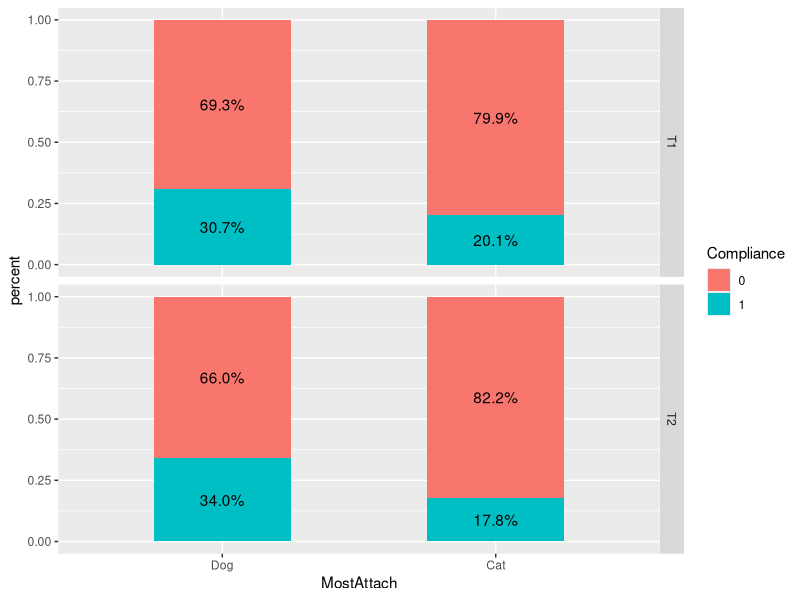
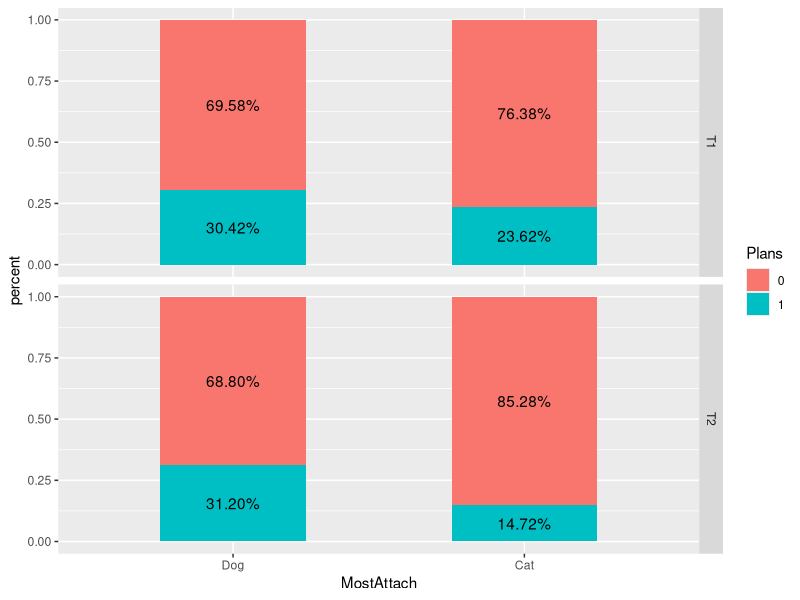

Source code (R) for these figures, in order:
## ---- chunk 1
library(dplyr)
library(ggplot2)
library(lme4)
library(knitr)
library(kableExtra)
alldata <- read.csv('sample_data.csv',header = T)
cols <- colnames(alldata)
alldata[cols] <- lapply(alldata[cols], factor) 
levels(alldata$MostAttach) <- c("Dog","Cat")
## ---- chunk 2
sumdata1 <- alldata %>%
  group_by(time,MostAttach) %>%
  summarise(count = n())

sumdata2 <- alldata %>%
  group_by(time,MostAttach,Compliance) %>%
  summarise(percent = n())

sumdata2 <- merge(sumdata2,sumdata1,by=c("time","MostAttach"))
sumdata2$percent <- sumdata2$percent/sumdata2$count

ggplot(sumdata2, aes(x=MostAttach,y=percent,fill=Compliance))+geom_col(width = 0.5)+facet_grid(time~.)+
  geom_text(aes(label = scales::percent(percent)),position = position_stack(vjust = .5))
## ---- chunk 3
m1 <- glm(Compliance ~ MostAttach, data = alldata[alldata$time=="T1",], family = "binomial")
m2 <- glm(Compliance ~ MostAttach, data = alldata[alldata$time=="T2",], family = "binomial")
m3 <- glmer(Compliance ~ MostAttach + time + (1|workerId), data = alldata, family = "binomial")
m4 <- glmer(Compliance ~ MostAttach + time + MostAttach*time + (1|workerId), data = alldata, family = "binomial")
coef <- rbind(summary(m1)$coef[-1,],summary(m2)$coef[-1,],summary(m3)$coef[-1,],summary(m4)$coef[-1,])
row.names(coef)[1:2] <- c("MostAttachCat","MostAttachCat")
coef %>%
  kable() %>%
  kable_styling()%>%
  pack_rows("T1: Compliance ~ MostAttach", 1, 1) %>%
  pack_rows("T2: Compliance ~ MostAttach", 2, 2) %>%
  pack_rows("T1+T2: Compliance ~ MostAttach + time + (1|workerId)", 3, 4) %>%
  pack_rows("T1+T2: Compliance ~ MostAttach + time + MostAttach*time + (1|workerId)", 5, 7)
## ---- chunk 4
sumdata1 <- alldata %>%
  group_by(time,MostAttach) %>%
  summarise(count = n())

sumdata2 <- alldata %>%
  group_by(time,MostAttach,Plans) %>%
  summarise(percent = n())

sumdata2 <- merge(sumdata2,sumdata1,by=c("time","MostAttach"))
sumdata2$percent <- sumdata2$percent/sumdata2$count

ggplot(sumdata2, aes(x=MostAttach,y=percent,fill=Plans))+geom_col(width = 0.5)+facet_grid(time~.)+
  geom_text(aes(label = scales::percent(percent)),position = position_stack(vjust = .5))
## ---- chunk 5
m1 <- glm(Plans ~ MostAttach, data = alldata[alldata$time=="T1",], family = "binomial")
m2 <- glm(Plans ~ MostAttach, data = alldata[alldata$time=="T2",], family = "binomial")
m3 <- glmer(Plans ~ MostAttach + time + (1|workerId), data = alldata, family = "binomial")
m4 <- glmer(Plans ~ MostAttach + time + MostAttach*time + (1|workerId), data = alldata, family = "binomial")
coef <- rbind(summary(m1)$coef[-1,],summary(m2)$coef[-1,],summary(m3)$coef[-1,],summary(m4)$coef[-1,])
row.names(coef)[1:2] <- c("MostAttachCat","MostAttachCat")
coef %>%
  kable() %>%
  kable_styling()%>%
  pack_rows("T1: Plans ~ MostAttach", 1, 1) %>%
  pack_rows("T2: Plans ~ MostAttach", 2, 2) %>%
  pack_rows("T1+T2: Plans ~ MostAttach + time + (1|workerId)", 3, 4) %>%
  pack_rows("T1+T2: Plans ~ MostAttach + time + MostAttach*time + (1|workerId)", 5, 7)
